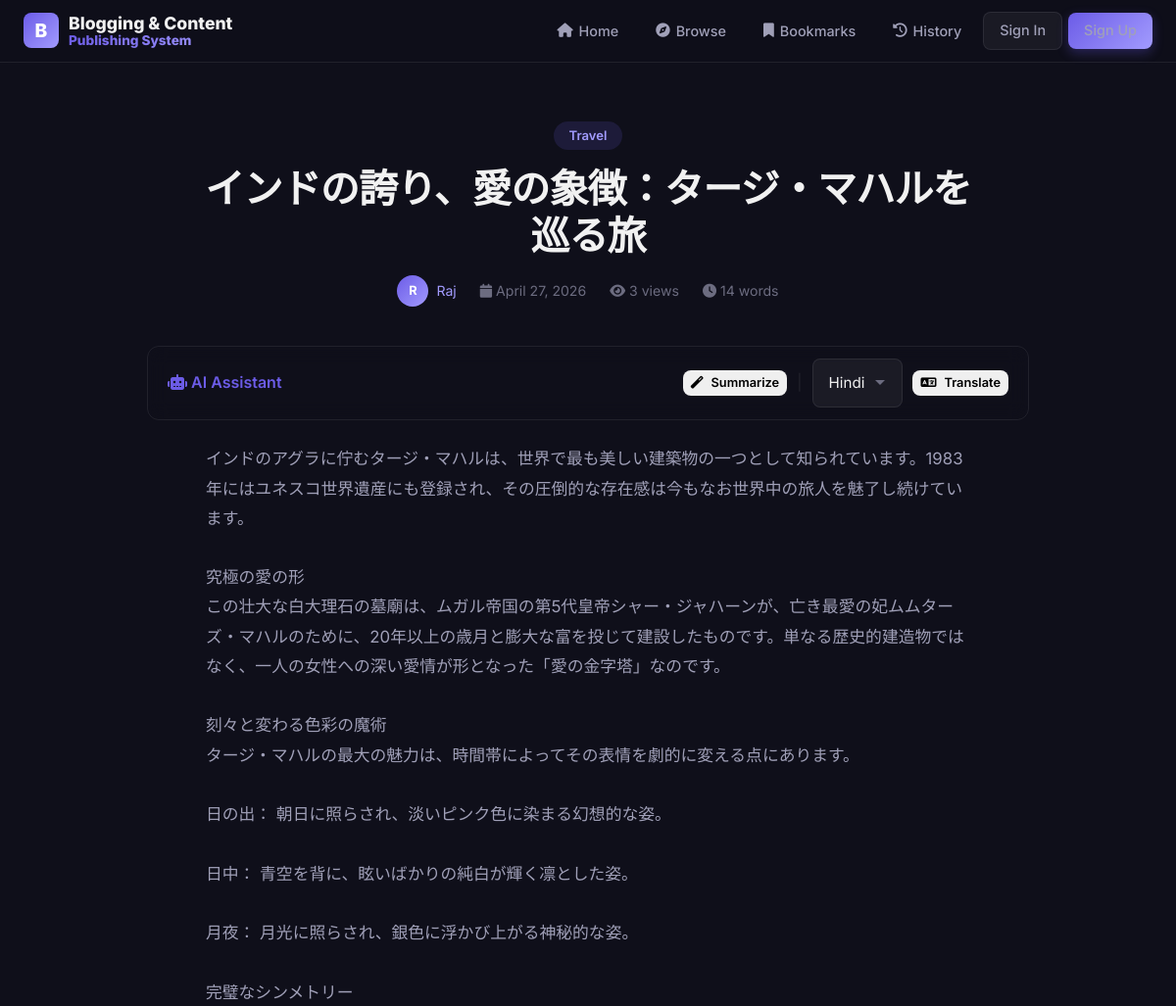
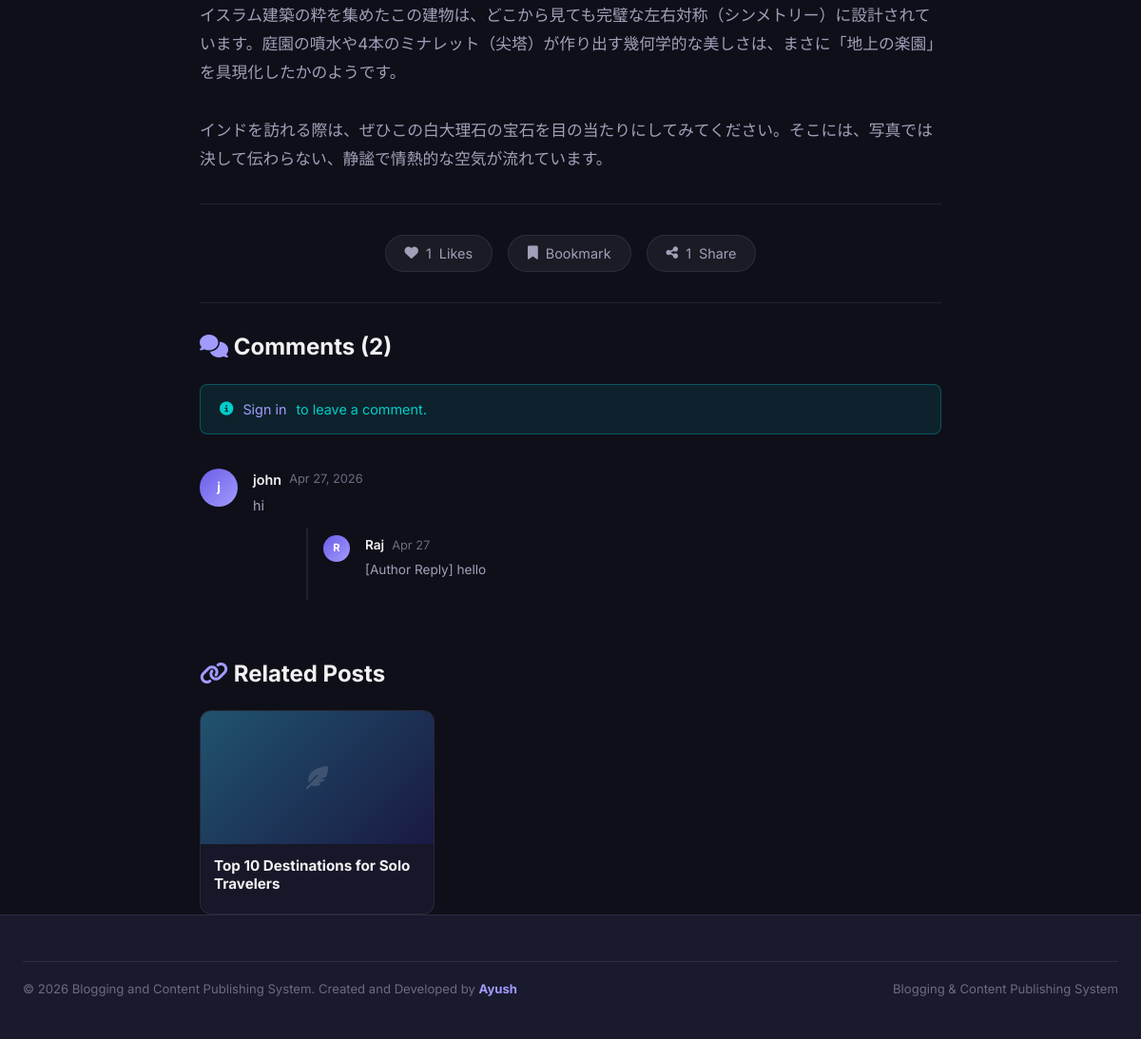
/reader/blog/27/, run on the app's committed database (2 pictures, top to bottom).
### author/models.py (models this page shows, shortened)
class tbl_posts(models.Model):
    author_id = models.ForeignKey(tbl_authors, on_delete=models.CASCADE, related_name='posts')
    category_id = models.ForeignKey(tbl_categories, on_delete=models.CASCADE, related_name='posts')
    title = models.CharField(max_length=200)
    content = models.TextField()
    excerpt = models.TextField(blank=True, default='', max_length=500)
    featured_image = models.ImageField(upload_to='posts/featured/', blank=True, null=True)
    status = models.BooleanField(default=False)  # False=Pending/Draft, True=Published
    is_submitted = models.BooleanField(default=False)  # True=Pending Review, False=Draft
    is_featured = models.BooleanField(default=False)
    created_at = models.DateTimeField(auto_now_add=True)
    updated_at = models.DateTimeField(auto_now=True)
    class Meta:
        ordering = ['-created_at']
        verbose_name_plural = "Posts"

class tbl_categories(models.Model):
    name = models.CharField(max_length=50, unique=True)
    description = models.TextField(blank=True, default='')
    created_at = models.DateTimeField(auto_now_add=True)
    class Meta:
        verbose_name_plural = "Categories"

class tbl_authors(models.Model):
    user_id = models.OneToOneField(tbl_user, on_delete=models.CASCADE, related_name='author_profile')
    bio = models.TextField(blank=True, default='')
    profile_image = models.ImageField(upload_to='authors/profiles/', blank=True, null=True)
    website = models.URLField(blank=True, default='')
    created_at = models.DateTimeField(auto_now_add=True)

### accounts/models.py (models this page shows, shortened)
class tbl_user(models.Model):
    name = models.CharField(max_length=80)
    username = models.CharField(max_length=30, unique=True)
    email = models.EmailField(unique=True, max_length=60)
    password = models.CharField(max_length=128)
    role = models.CharField(max_length=20, default='reader',
                            choices=[('admin', 'Admin'), ('author', 'Author'), ('reader', 'Reader')])
    status = models.BooleanField(default=True)
    created_at = models.DateTimeField(auto_now_add=True)
    updated_at = models.DateTimeField(auto_now=True)

### reader/models.py (models this page shows, shortened)
class tbl_comments(models.Model):
    post_id = models.ForeignKey(tbl_posts, on_delete=models.CASCADE, related_name='comments')
    user_id = models.ForeignKey(tbl_user, on_delete=models.CASCADE, related_name='comments')
    parent_id = models.ForeignKey('self', on_delete=models.CASCADE, null=True, blank=True, related_name='replies')
    comment_text = models.TextField()
    status = models.BooleanField(default=True)
    created_at = models.DateTimeField(auto_now_add=True)
    class Meta:
        ordering = ['-created_at']

### reader/views.py (the view, shortened to what this page needs)
# urls.py: path('blog/<int:post_id>/', views.blog_view, name='reader_blog'),
def blog_view(request, post_id):
    ctx = get_session_context(request)
    ctx.update({"zone": "reader", "page": "blog"})
    post = get_object_or_404(tbl_posts, id=post_id, status=True)
    ctx["post"] = post
    ctx["post_tags"] = tbl_post_tags.objects.filter(post_id=post)
    ctx["post_images"] = tbl_post_images.objects.filter(post_id=post).order_by('order')
    ctx["comments"] = tbl_comments.objects.filter(post_id=post, parent_id__isnull=True).order_by("-id")
    ctx["comment_count"] = tbl_comments.objects.filter(post_id=post).count()
    ctx["like_count"] = tbl_likes.objects.filter(post_id=post).count()
    ctx["view_count"] = tbl_post_views.objects.filter(post_id=post).count()
    ctx["share_count"] = tbl_shares.objects.filter(post_id=post).count()
    ctx["related_posts"] = tbl_posts.objects.filter(
        category_id=post.category_id, status=True
    ).exclude(id=post.id).order_by("-id")[:3]
    uid = request.session.get('user_id')
    return render(request, "reader/blog.html", ctx)

### reader/views.py (called while the page is built)
def get_session_context(request):
    uid = request.session.get('user_id')
    notif_count = 0
    if uid:
        notif_count = tbl_notifications.objects.filter(user_id__id=uid, is_read=False).count()
    return {
        'user_id': uid,
        'user_name': request.session.get('user_name', 'Guest'),
        'user_role': request.session.get('user_role', 'reader'),
        'user_username': request.session.get('user_username', ''),
        'notif_count': notif_count,
    }

### templates/reader/blog.html (shortened to what this page needs)
{% extends "reader/base.html" %}
{% block content %}
<div class="blog-hero">
    <span class="category-badge">{{ post.category_id.name }}</span>
    <h1>{{ post.title }}</h1>
    <div class="blog-meta">
        <a href="/reader/user/{{ post.author_id.user_id.username }}/" class="author-link">
            <div
                style="width:32px;height:32px;border-radius:50%;background:var(--gradient-primary);display:flex;align-items:center;justify-content:center;font-weight:700;color:white;font-size:0.8rem;">
                {{ post.author_id.user_id.name|first }}</div>
            {{ post.author_id.user_id.name }}
        </a>
        <span><i class="fas fa-calendar"></i> {{ post.created_at|date:"F d, Y" }}</span>
        <span><i class="fas fa-eye"></i> {{ view_count }} views</span>
        <span><i class="fas fa-clock"></i> {{ post.content|wordcount|floatformat:0 }} words</span>
    </div>
</div>
<div class="card mb-4"
    style="max-width:900px; margin: 0 auto 24px; padding: 12px 20px; display:flex; justify-content:space-between; align-items:center; flex-wrap:wrap; gap:10px; background: var(--bg-surface-2);">
    <div style="font-weight:600; color:var(--primary);"><i class="fas fa-robot"></i> AI Assistant</div>
    <div style="display:flex; gap:10px; align-items:center;">
        <button type="button" class="btn btn-sm btn-outline-primary" onclick="generateReaderSummary()" id="ai-sum-btn"
            style="padding:4px 8px; font-size:0.8rem;"><i class="fas fa-magic"></i> Summarize</button>
        <span style="color:var(--border-color);">|</span>
        <button type="button" class="btn btn-sm btn-outline-primary" onclick="translateReaderContent()"
            id="ai-trans-btn" style="padding:4px 8px; font-size:0.8rem;"><i class="fas fa-language"></i>
            Translate</button>
    </div>
</div>
<div class="blog-content">
    {{ post.content|linebreaksbr }}
</div>
<div class="blog-actions">
    <button class="blog-action-btn {% if user_liked %}liked{% endif %}" id="like-btn"
        onclick="toggleLike({{ post.id }})">
        <i class="fas fa-heart"></i> <span id="like-count">{{ like_count }}</span> Likes
    </button>
    <button class="blog-action-btn {% if user_bookmarked %}bookmarked{% endif %}" id="bookmark-btn"
        onclick="toggleBookmark({{ post.id }})">
        <i class="fas fa-bookmark"></i> Bookmark
    </button>
    <div class="share-menu">
        <button class="blog-action-btn" onclick="document.getElementById('share-dd').classList.toggle('show')">
            <i class="fas fa-share-alt"></i> <span id="share-count">{{ share_count }}</span> Share
        </button>
    </div>
</div>
<div style="max-width:780px;margin:0 auto;">
    <h3 class="mb-3"><i class="fas fa-comments" style="color:var(--primary-light);"></i> Comments ({{ comment_count }})
    </h3>
    {% if user_id %}
    <div class="card mb-3">
        <form method="POST">
            {% csrf_token %}
            <input type="hidden" name="action" value="comment">
            <div class="form-group" style="margin-bottom:12px;">
                <textarea name="comment_text" class="form-control" rows="3" placeholder="Write a comment..."
                    required></textarea>
            </div>
            <button type="submit" class="btn btn-primary btn-sm"><i class="fas fa-paper-plane"></i> Post
                Comment</button>
        </form>
    </div>
    {% else %}
    <div class="alert alert-info mb-3"><i class="fas fa-info-circle"></i> <a href="/accounts/login/">Sign in</a> to
        leave a comment.</div>
    {% endif %}
    {% for comment in comments %}
    <div class="comment-item">
        <div class="comment-avatar">{{ comment.user_id.name|first }}</div>
        <div class="comment-body">
            <div class="comment-header">
                <span class="name">
                    <a href="/reader/user/{{ comment.user_id.username }}/" style="color:var(--text-primary);">{{ comment.user_id.name }}</a>
                </span>
                <span class="date">{{ comment.created_at|date:"M d, Y" }}</span>
            </div>
            <p class="comment-text">{{ comment.comment_text }}</p>
            {% for reply in comment.replies.all %}
            <div class="comment-replies">
                <div class="comment-item" style="padding:8px 0;border-bottom:none;">
                    <div class="comment-avatar" style="width:28px;height:28px;font-size:0.7rem;">{{ reply.user_id.name|first }}</div>
                    <div class="comment-body">
                        <div class="comment-header">
                            <span class="name" style="font-size:0.85rem;">{{ reply.user_id.name }}</span>
                            <span class="date">{{ reply.created_at|date:"M d" }}</span>
                        </div>
                        <p class="comment-text" style="font-size:0.85rem;">{{ reply.comment_text }}</p>
                    </div>
                </div>
            </div>
            {% endfor %}
        </div>
    </div>
    {% empty %}
    <div class="empty-state" style="padding:32px;">
        <p>No comments yet. Be the first to share your thoughts!</p>
    </div>
    {% endfor %}
</div>
{% if related_posts %}
<div style="max-width:780px;margin:48px auto 0;">
    <h3 class="mb-3"><i class="fas fa-link" style="color:var(--primary-light);"></i> Related Posts</h3>
    <div class="grid-3">
        {% for rp in related_posts %}
        <div class="post-card">
            <div class="post-card-image" style="height:140px;">
                {% if rp.featured_image %}
                <img src="{{ rp.featured_image.url }}" alt="{{ rp.title }}">
                {% else %}
                <div
                    style="width:100%;height:100%;background:linear-gradient(135deg, hsl({{ forloop.counter|add:200 }}, 55%, 28%), hsl({{ forloop.counter|add:240 }}, 45%, 18%));display:flex;align-items:center;justify-content:center;">
                    <i class="fas fa-feather-alt" style="font-size:1.5rem;color:rgba(255,255,255,0.15);"></i>
                </div>
                {% endif %}
            </div>
            <div class="post-card-body" style="padding:14px;">
                <h3 style="font-size:0.95rem;"><a href="/reader/blog/{{ rp.id }}/">{{ rp.title|truncatechars:45 }}</a>
                </h3>
            </div>
        </div>
        {% endfor %}
    </div>
</div>
{% endif %}
{% endblock %}

### templates/reader/base.html (shortened to what this page needs)
{% load static %}
<!DOCTYPE html>
<html lang="en">
<head>
    <link rel="stylesheet" href="{% static 'css/style.css' %}?v=3">
    <link rel="stylesheet" href="https://cdnjs.cloudflare.com/ajax/libs/font-awesome/6.5.0/css/all.min.css">
</head>
<body>
    <nav class="navbar">
        <div class="navbar-inner">
            <a href="/reader/" class="navbar-brand">
                <div class="brand-icon">B</div>
                <div class="brand-text">
                    <span class="brand-text-main">Blogging &amp; Content</span>
                    <span class="brand-text-sub highlight">Publishing System</span>
                </div>
            </a>
            <ul class="navbar-nav">
                <li><a href="/reader/" class="{% if page == 'dashboard' %}active{% endif %}"><i class="fas fa-home"></i>
                        Home</a></li>
                <li><a href="/reader/browse/" class="{% if page == 'browse' %}active{% endif %}"><i
                            class="fas fa-compass"></i> Browse</a></li>
                <li><a href="/reader/bookmarks/" class="{% if page == 'bookmarks' %}active{% endif %}"><i
                            class="fas fa-bookmark"></i> Bookmarks</a></li>
                <li><a href="/reader/history/" class="{% if page == 'history' %}active{% endif %}"><i
                            class="fas fa-history"></i> History</a></li>
                {% if user_id %}
                <li>
                    <a href="/reader/notifications/" class="{% if page == 'notifications' %}active{% endif %}"
                        style="position:relative;">
                        <i class="fas fa-bell"></i>
                        {% if notif_count %}<span class="nav-badge">{{ notif_count }}</span>{% endif %}
                    </a>
                </li>
                <li class="nav-profile">
                    <div class="nav-profile-btn">
                        <div class="avatar">{{ user_name|first }}</div>
                        <span>{{ user_name }}</span>
                        <i class="fas fa-chevron-down" style="font-size:0.7rem;"></i>
                    </div>
                    <div class="nav-dropdown">
                        <a href="/reader/profile/"><i class="fas fa-user-circle"></i> My Profile</a>
                        {% if user_role == 'author' %}
                        <a href="/author/"><i class="fas fa-pen-nib"></i> Author Dashboard</a>
                        {% endif %}
                        {% if user_role == 'admin' %}
                        <a href="/admin_zone/"><i class="fas fa-shield-alt"></i> Admin Panel</a>
                        {% endif %}
                        <div class="divider"></div>
                        <a href="/accounts/logout/" class="danger"><i class="fas fa-sign-out-alt"></i> Sign Out</a>
                    </div>
                </li>
                {% else %}
                <li><a href="/accounts/login/" class="btn btn-secondary btn-sm">Sign In</a></li>
                <li><a href="/accounts/register/" class="btn btn-primary btn-sm">Sign Up</a></li>
                {% endif %}
            </ul>
        </div>
    </nav>
    <div class="page-wrapper">
        <div class="container-wide">
            {% block content %}{% endblock %}
        </div>
    </div>
    <footer class="footer">
        <div class="container">
            <div class="footer-bottom" style="padding:18px 0;">
                <span>&copy; 2026 Blogging and Content Publishing System. Created and Developed by <strong
                        style="color:var(--primary-light);">Ayush</strong></span>
                <span>Blogging & Content Publishing System</span>
            </div>
        </div>
    </footer>
</body>
</html>

### data on the page
tbl_posts: category_id.name "Travel", title "インドの誇り、愛の象徴：タージ・マハルを巡る旅", author_id.user_id.name|first "R", author_id.user_id.name "Raj", created_at "April 27, 2026", content "14", content "インドのアグラに佇むタージ・マハルは、世界で最も美しい建築物の一つとして知られています。1983年にはユネスコ世界遺産にも登録され、その圧倒的な存在感は今もなお世界中の旅人を魅了し続けています。 究極の愛の形 この壮大な白大理石の墓廟は、ムガル帝国の第5代皇帝シャー・ジャハーンが、亡き最愛の妃ムムターズ・マハルのために、20年以上の歳月と膨大な富を投じて建設したものです。単なる歴史的建造物ではなく、一人の女性への深い愛情が形となった「愛の金字塔」なのです。 刻々と変わる色彩の魔術 タージ・マハルの最大の魅力は、時間帯によってその表情を劇的に変える点にあります。 日の出： 朝日に照らされ、淡いピンク色に染まる幻想的な姿。 日中： 青空を背に、眩いばかりの純白が輝く凛とした姿。 月夜： 月光に照らされ、銀色に浮かび上がる神秘的な姿。 完璧なシンメトリー イスラム建築の粋を集めたこの建物は、どこから見ても完璧な左右対称（シンメトリー）に設計されています。庭園の噴水や4本のミナレット（尖塔）が作り出す幾何学的な美しさは、まさに「地上の楽園」を具現化したかのようです。 インドを訪れる際は、ぜひこの白大理石の宝石を目の当たりにしてみてください。そこには、写真では決して伝わらない、静謐で情熱的な空気が流れています。"
tbl_comments: user_id.name|first "j", user_id.name "john", created_at "Apr 27, 2026", comment_text "hi"
tbl_comments: user_id.name|first "R", user_id.name "Raj", created_at "Apr 27", comment_text "[Author Reply] hello"
tbl_posts: title "Top 10 Destinations for Solo Travelers"

### other printed values
{{ view_count }} "3"
{{ like_count }} "1"
{{ share_count }} "1"
{{ comment_count }} "2"
